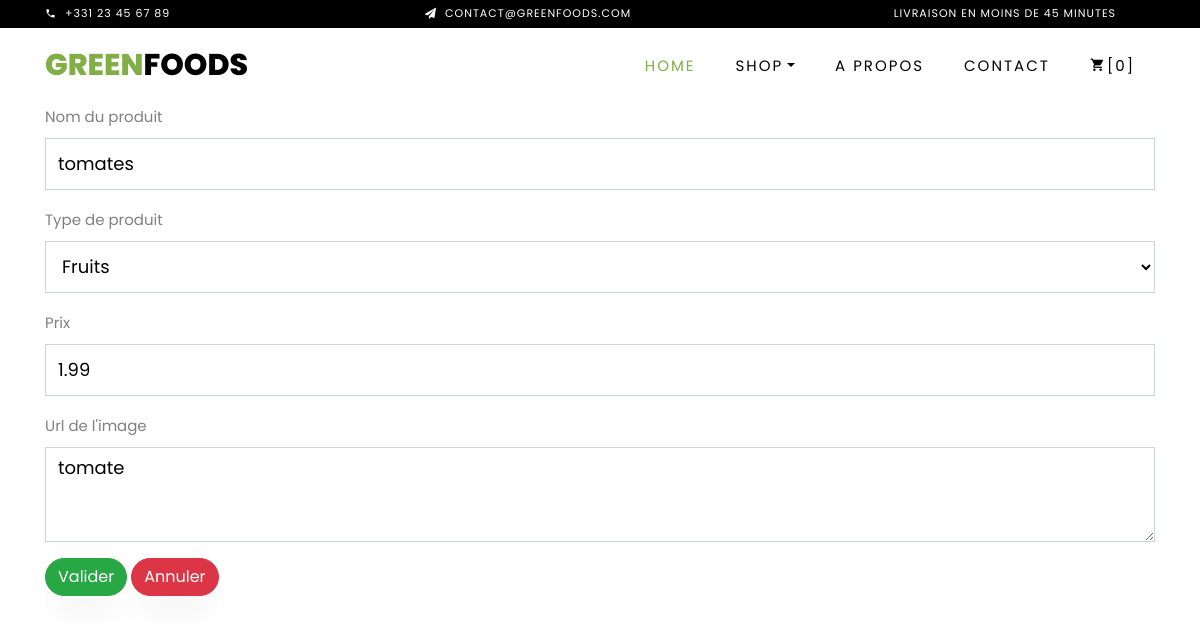
Page /bdd/modifProduitForm.php?id=9 on the committed database.
### tables this page shows
CREATE TABLE `produits` (
  `id` int(11) NOT NULL,
  `nom` varchar(32) NOT NULL,
  `type` varchar(32) NOT NULL,
  `prix` float(11,2) NOT NULL,
  `url` text NOT NULL,
  `texte` text NOT NULL
);

### bdd/modifProduitForm.php (the view, shortened to what this page needs)
<!DOCTYPE html>
<html lang="fr">
  <head>
    <link rel="stylesheet" href="../css/open-iconic-bootstrap.min.css">
    <link rel="stylesheet" href="../css/animate.css">
    <link rel="stylesheet" href="../css/owl.carousel.min.css">
    <link rel="stylesheet" href="css/owl.theme.default.min.css">
    <link rel="stylesheet" href="css/magnific-popup.css">
    <link rel="stylesheet" href="../css/aos.css">
    <link rel="stylesheet" href="../css/ionicons.min.css">
    <link rel="stylesheet" href="../css/bootstrap-datepicker.css">
    <link rel="stylesheet" href="../css/jquery.timepicker.css">
    <link rel="stylesheet" href="../css/flaticon.css">
    <link rel="stylesheet" href="../css/icomoon.css">
    <link rel="stylesheet" href="../css/style.css">
  </head>
  <body class="goto-here">
		<div class="py-1" style ="background-color:black;">
    	<div class="container">
    		<div class="row no-gutters d-flex align-items-start align-items-center px-md-0">
	    		<div class="col-lg-12 d-block">
		    		<div class="row d-flex">
		    			<div class="col-md pr-4 d-flex topper align-items-center">
					    	<div class="icon mr-2 d-flex justify-content-center align-items-center"><span class="icon-phone2"></span></div>
						    <span class="text">+331 23 45 67 89</span>
					    </div>
					    <div class="col-md pr-4 d-flex topper align-items-center">
					    	<div class="icon mr-2 d-flex justify-content-center align-items-center"><span class="icon-paper-plane"></span></div>
						    <span class="text">contact@greenfoods.com</span>
					    </div>
					    <div class="col-md-4 pr-4 d-flex topper align-items-center text-lg-right">
						    <span class="text">Livraison en moins de 45 minutes</span>
					    </div>
				    </div>
			    </div>
		    </div>
		  </div>
    </div>
    <nav class="navbar navbar-expand-lg navbar-dark ftco_navbar bg-dark ftco-navbar-light" id="ftco-navbar">
	    <div class="container" style="height:75px">
	      <a class="navbar-brand" href="../index.php">Green<span class="txtColor">foods</span></a>
	      <div class="collapse navbar-collapse" id="ftco-nav">
	        <ul class="navbar-nav ml-auto">
	          <li class="nav-item active"><a href="../index.php" class="nav-link">Home</a></li>
	          <li class="nav-item dropdown">
              <a class="nav-link dropdown-toggle" href="#" id="dropdown04" data-toggle="dropdown" aria-haspopup="true" aria-expanded="false">Shop</a>
            </li>
	          <li class="nav-item"><a href="../about.php" class="nav-link">A propos</a></li>
	          <li class="nav-item"><a href="../contact.php" class="nav-link">Contact</a></li>
	          <li class="nav-item cta cta-colored"><a href="../cart.html" class="nav-link"><span class="icon-shopping_cart"></span>[0]</a></li>
	        </ul>
	      </div>
	    </div>
	  </nav>
<?php
require_once 'connexionBdd.php';
$id = $_GET['id'];
$results = $mysqli->query("SELECT * FROM produits WHERE id = $id");
$types = ["Fruits", "Legumes", "Jus", "Graines"];
 foreach ($results as $result) {
     $nom   =   $result['nom'];
     $type  =   $result['type'];
     $prix  =   $result['prix'];
     $url   =   $result['url'];
 }
 ?>
 <div class="container">
<form class="form" action="modifProduit.php?id=<?php echo $id ?>" method="post">
  <div class="form-group">
    <label for="nom">Nom du produit</label>
    <input type="text" class="form-control" name="nom" value="<?php echo $nom ?>">
  </div>
  <div class="form-group">
    <label for="type">Type de produit</label>
    <select class="form-control" id="type" name="type">
        <?php
        foreach ($types as $currentType) {
            echo '<option value="'.$currentType.'"'; if($type == $currentType) { echo "selected"; } echo '>'.$currentType.'</option>'; }?>
    </select>
  </div>
  <div class="form-group">
    <label for="prix">Prix</label>
    <input type="number" step="0.01" class="form-control" id="prix" name="prix" value="<?php echo $prix ?>">
  </div>
  <div class="form-group">
    <label for="url">Url de l'image</label>
    <textarea class="form-control" id="url" name="url" rows="3"><?php echo $url ?></textarea>
  </div>
  <input class="btn btn-success" type="submit" value="Valider">
  <a href="../admin.php" class="btn btn-danger">Annuler</a>
</form>
</div>

### css/icomoon.css (style rules this page uses)
[class^="icon-"], [class*=" icon-"] { font-family: 'icomoon' !important; speak: none; font-style: normal; font-weight: normal; font-variant: normal; text-transform: none; line-height: 1; -webkit-font-smoothing: antialiased; -moz-osx-font-smoothing: grayscale; }
.icon-paper-plane:before { content: "\f1d8"; }
.icon-phone2:before { content: "\e0cd"; }
.icon-shopping_cart:before { content: "\e8cc"; }

### rows in the picture
produits: nom "tomates", type "Fruits", prix "1.99", url "tomate"
